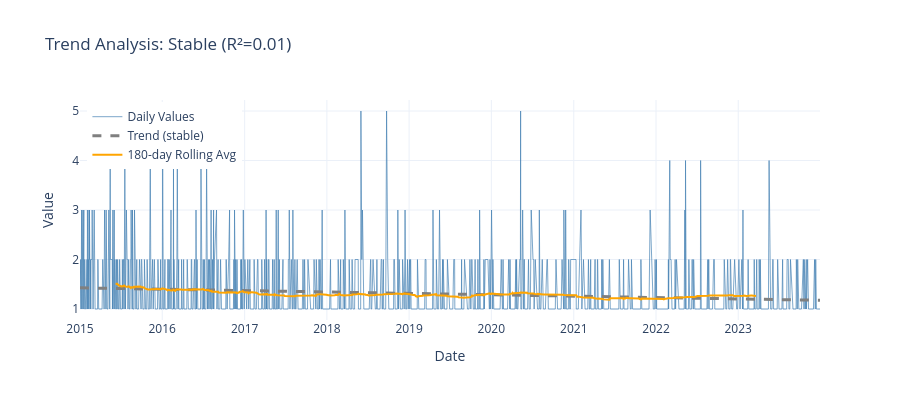

This figure's notebook cell:
### Markdown cell above
## 1c.5 Trend Detection

**📖 Understanding Trends:**
- **Increasing**: Metric growing over time (e.g., expanding customer base)
- **Decreasing**: Metric shrinking (e.g., declining engagement)
- **Stationary**: No significant trend (stable business)

**Impact on ML:**
- Strong trends can cause data leakage if not handled
- Consider detrending or adding trend as explicit feature

### Code cell
# Trend Analysis - computation and visualization
from customer_retention.stages.profiling import generate_trend_recommendations

analyzer = TemporalPatternAnalyzer(time_column=TIME_COLUMN)
trend_result = analyzer.detect_trend(daily_data, value_column=analysis_col)
trend_recs = generate_trend_recommendations(trend_result, mean_value=daily_data[analysis_col].mean())

# Visualization
direction_emoji = {"increasing": "📈", "decreasing": "📉", "stable": "➡️", "unknown": "❓"}
print(f"Trend: {direction_emoji.get(trend_result.direction.value, '')} {trend_result.direction.value.upper()} (R²={trend_result.strength:.2f})")

fig = go.Figure()
fig.add_trace(go.Scatter(
    x=daily_data[TIME_COLUMN], y=daily_data[analysis_col],
    mode="lines", name="Daily Values", line=dict(color="steelblue", width=1), opacity=0.7
))

if trend_result.slope is not None:
    x_numeric = timedelta_to_days(daily_data[TIME_COLUMN] - daily_data[TIME_COLUMN].min())
    y_trend = trend_result.slope * x_numeric + (daily_data[analysis_col].mean() - trend_result.slope * x_numeric.mean())
    trend_color = {TrendDirection.INCREASING: "green", TrendDirection.DECREASING: "red"}.get(trend_result.direction, "gray")
    fig.add_trace(go.Scatter(
        x=daily_data[TIME_COLUMN], y=y_trend, mode="lines",
        name=f"Trend ({trend_result.direction.value})", line=dict(color=trend_color, width=3, dash="dash")
    ))

rolling_avg = daily_data[analysis_col].rolling(window=pattern_config.rolling_window, center=True).mean()
fig.add_trace(go.Scatter(
    x=daily_data[TIME_COLUMN], y=rolling_avg, mode="lines",
    name=f"{pattern_config.rolling_window}-day Rolling Avg", line=dict(color="orange", width=2)
))

fig.update_layout(
    title=f"Trend Analysis: {trend_result.direction.value.title()} (R²={trend_result.strength:.2f})",
    xaxis_title="Date", yaxis_title="Value", template="plotly_white", height=400,
    legend=dict(yanchor="top", y=0.99, xanchor="left", x=0.01)
)
display_figure(fig)

### Figure 1 — Plotly figure (JSON) as saved in the notebook; plotly's stock layout.template omitted (floating-point values rounded to 4 significant figures; data arrays with more than 128 entries replaced by an {"elided": "..."} marker saying what was removed)
{"data": [{"line": {"color": "steelblue", "width": 1}, "mode": "lines", "name": "Daily Values", "opacity": 0.7, "type": "scatter", "x": {"elided": "1326 str values"}, "y": {"elided": "1326 int values"}}, {"line": {"color": "gray", "dash": "dash", "width": 3}, "mode": "lines", "name": "Trend (stable)", "type": "scatter", "x": {"elided": "1326 str values"}, "y": {"elided": "1326 float values"}}, {"line": {"color": "orange", "width": 2}, "mode": "lines", "name": "180-day Rolling Avg", "type": "scatter", "x": {"elided": "1326 str values"}, "y": {"elided": "1326 float values"}}], "layout": {"height": 400, "legend": {"x": 0.01, "xanchor": "left", "y": 0.99, "yanchor": "top"}, "title": {"text": "Trend Analysis: Stable (R²=0.01)"}, "xaxis": {"title": {"text": "Date"}}, "yaxis": {"title": {"text": "Value"}}}}
